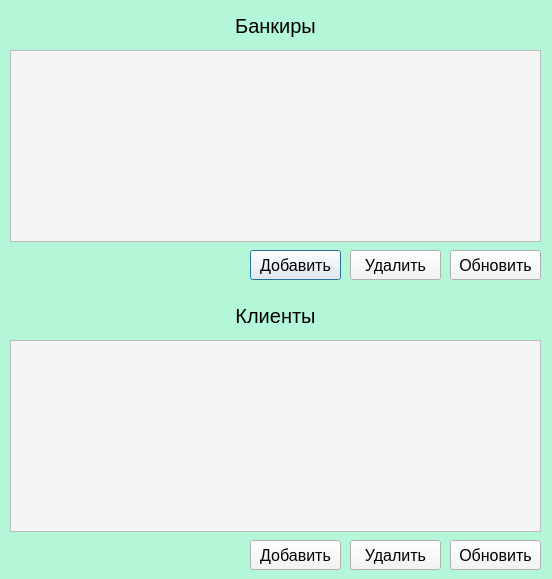
<?xml version="1.0" encoding="UTF-8"?>
<ui version="4.0">
 <class>Dialog</class>
 <widget class="QDialog" name="Dialog">
  <property name="geometry">
   <rect>
    <x>0</x>
    <y>0</y>
    <width>552</width>
    <height>579</height>
   </rect>
  </property>
  <property name="font">
   <font>
    <family>Calibri</family>
    <pointsize>18</pointsize>
   </font>
  </property>
  <property name="windowTitle">
   <string>Dialog</string>
  </property>
  <property name="styleSheet">
   <string notr="true">background-color: rgb(180, 246, 216)</string>
  </property>
  <widget class="QTableWidget" name="tableWidget">
   <property name="geometry">
    <rect>
     <x>10</x>
     <y>50</y>
     <width>531</width>
     <height>192</height>
    </rect>
   </property>
   <property name="font">
    <font>
     <pointsize>-1</pointsize>
     <weight>50</weight>
     <italic>false</italic>
     <bold>false</bold>
    </font>
   </property>
   <property name="styleSheet">
    <string notr="true">font-size: 16px;
font: &quot;Yu Gothic UI Semibold&quot;;
background-color: rgb(245, 245, 245)</string>
   </property>
  </widget>
  <widget class="QPushButton" name="add_acc">
   <property name="geometry">
    <rect>
     <x>250</x>
     <y>250</y>
     <width>91</width>
     <height>30</height>
    </rect>
   </property>
   <property name="font">
    <font>
     <pointsize>-1</pointsize>
     <weight>50</weight>
     <italic>false</italic>
     <bold>false</bold>
    </font>
   </property>
   <property name="styleSheet">
    <string notr="true">font-size: 16px;
font: &quot;Yu Gothic UI Semibold&quot;;
background-color: rgb(245, 245, 245)</string>
   </property>
   <property name="text">
    <string>Добавить</string>
   </property>
  </widget>
  <widget class="QPushButton" name="delete_acc">
   <property name="geometry">
    <rect>
     <x>350</x>
     <y>250</y>
     <width>91</width>
     <height>30</height>
    </rect>
   </property>
   <property name="font">
    <font>
     <pointsize>-1</pointsize>
     <weight>50</weight>
     <italic>false</italic>
     <bold>false</bold>
    </font>
   </property>
   <property name="styleSheet">
    <string notr="true">font-size: 16px;
font: &quot;Yu Gothic UI Semibold&quot;;
background-color: rgb(245, 245, 245)</string>
   </property>
   <property name="text">
    <string>Удалить</string>
   </property>
  </widget>
  <widget class="QTableWidget" name="tableWidget_2">
   <property name="geometry">
    <rect>
     <x>10</x>
     <y>340</y>
     <width>531</width>
     <height>192</height>
    </rect>
   </property>
   <property name="font">
    <font>
     <pointsize>-1</pointsize>
     <weight>50</weight>
     <italic>false</italic>
     <bold>false</bold>
    </font>
   </property>
   <property name="styleSheet">
    <string notr="true">font-size: 16px;
font: &quot;Yu Gothic UI Semibold&quot;;
background-color: rgb(245, 245, 245)</string>
   </property>
  </widget>
  <widget class="QPushButton" name="add_reg">
   <property name="geometry">
    <rect>
     <x>250</x>
     <y>540</y>
     <width>91</width>
     <height>30</height>
    </rect>
   </property>
   <property name="font">
    <font>
     <pointsize>-1</pointsize>
     <weight>50</weight>
     <italic>false</italic>
     <bold>false</bold>
    </font>
   </property>
   <property name="styleSheet">
    <string notr="true">font-size: 16px;
font: &quot;Yu Gothic UI Semibold&quot;;
background-color: rgb(245, 245, 245)</string>
   </property>
   <property name="text">
    <string>Добавить</string>
   </property>
  </widget>
  <widget class="QPushButton" name="delete_reg">
   <property name="geometry">
    <rect>
     <x>350</x>
     <y>540</y>
     <width>91</width>
     <height>30</height>
    </rect>
   </property>
   <property name="font">
    <font>
     <pointsize>-1</pointsize>
     <weight>50</weight>
     <italic>false</italic>
     <bold>false</bold>
    </font>
   </property>
   <property name="styleSheet">
    <string notr="true">font-size: 16px;
font: &quot;Yu Gothic UI Semibold&quot;;
background-color: rgb(245, 245, 245)</string>
   </property>
   <property name="text">
    <string>Удалить</string>
   </property>
  </widget>
  <widget class="QLabel" name="label_4">
   <property name="geometry">
    <rect>
     <x>10</x>
     <y>10</y>
     <width>531</width>
     <height>31</height>
    </rect>
   </property>
   <property name="font">
    <font>
     <pointsize>-1</pointsize>
     <weight>50</weight>
     <italic>false</italic>
     <bold>false</bold>
    </font>
   </property>
   <property name="styleSheet">
    <string notr="true">color: rgb(0, 0, 0);
font-size: 20px;
font: &quot;Arial Black&quot;;</string>
   </property>
   <property name="text">
    <string>Банкиры</string>
   </property>
   <property name="alignment">
    <set>Qt::AlignCenter</set>
   </property>
  </widget>
  <widget class="QLabel" name="label_5">
   <property name="geometry">
    <rect>
     <x>10</x>
     <y>300</y>
     <width>531</width>
     <height>31</height>
    </rect>
   </property>
   <property name="font">
    <font>
     <pointsize>-1</pointsize>
     <weight>50</weight>
     <italic>false</italic>
     <bold>false</bold>
    </font>
   </property>
   <property name="styleSheet">
    <string notr="true">color: rgb(0, 0, 0);
font-size: 20px;
font: &quot;Arial Black&quot;;</string>
   </property>
   <property name="text">
    <string>Клиенты</string>
   </property>
   <property name="alignment">
    <set>Qt::AlignCenter</set>
   </property>
  </widget>
  <widget class="QPushButton" name="update_acc">
   <property name="geometry">
    <rect>
     <x>450</x>
     <y>250</y>
     <width>91</width>
     <height>30</height>
    </rect>
   </property>
   <property name="font">
    <font>
     <pointsize>-1</pointsize>
     <weight>50</weight>
     <italic>false</italic>
     <bold>false</bold>
    </font>
   </property>
   <property name="styleSheet">
    <string notr="true">font-size: 16px;
font: &quot;Yu Gothic UI Semibold&quot;;
background-color: rgb(245, 245, 245)</string>
   </property>
   <property name="text">
    <string>Обновить</string>
   </property>
  </widget>
  <widget class="QPushButton" name="update_reg">
   <property name="geometry">
    <rect>
     <x>450</x>
     <y>540</y>
     <width>91</width>
     <height>30</height>
    </rect>
   </property>
   <property name="font">
    <font>
     <pointsize>-1</pointsize>
     <weight>50</weight>
     <italic>false</italic>
     <bold>false</bold>
    </font>
   </property>
   <property name="styleSheet">
    <string notr="true">font-size: 16px;
font: &quot;Yu Gothic UI Semibold&quot;;
background-color: rgb(245, 245, 245)</string>
   </property>
   <property name="text">
    <string>Обновить</string>
   </property>
  </widget>
 </widget>
 <resources/>
 <connections/>
</ui>
